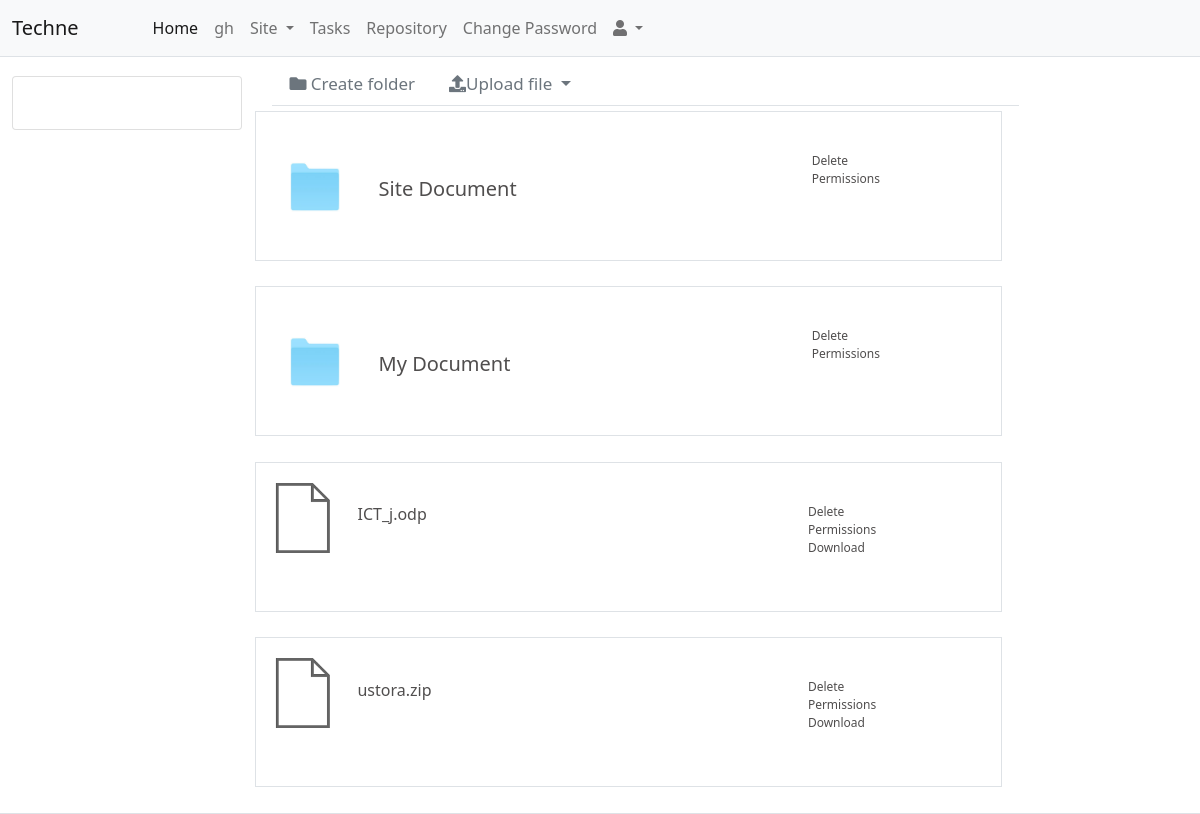
The app's page /mysite/ (signed in) with its own data.
### mainapp/models.py (models this page shows, shortened)
class Folder(models.Model):
    folder_id = models.AutoField(primary_key=True)
    folder_url = models.CharField(max_length=100, unique=True)
    folder_name = models.CharField(max_length=255)
    created_on = models.DateTimeField(auto_now_add=True)
    is_rep = models.BooleanField()
    department = models.ForeignKey(Department, blank=True, null=True, on_delete=models.SET_NULL)
    faculty = models.ForeignKey(Faculty, blank=True, null=True, on_delete=models.SET_NULL)
    created_by = models.ForeignKey(MyUser, null=True, on_delete=models.SET_NULL)
    main_folder = models.ForeignKey('self', blank=True, null=True, on_delete=models.CASCADE)
    site = models.ForeignKey(Site, blank=True, null=True, on_delete=models.CASCADE)
    def __str__(self):
        return str(self.folder_name)
    class Meta:
        ordering = ['-folder_id']

class File(models.Model):
    id = models.AutoField(primary_key=True)
    file_url = models.CharField(max_length=50)
    uploaded_by = models.ForeignKey(MyUser, null=True, on_delete=models.SET_NULL)
    filepath = models.FileField(upload_to='files/')
    uploaded_at = models.DateTimeField(auto_now_add=True)
    department = models.ForeignKey(Department, null=True, blank=True, on_delete=models.SET_NULL,)
    faculty = models.ForeignKey(Faculty,null=True, blank=True, on_delete=models.SET_NULL, )
    is_rep = models.BooleanField()
    folder = models.ForeignKey(Folder,null=True, blank=True, on_delete=models.CASCADE)
    task_name = models.ForeignKey(Task, null=True, blank=True, on_delete=models.CASCADE)
    site = models.ForeignKey(Site, blank=True, null=True, on_delete=models.CASCADE)
    update = models.ForeignKey('self', blank=True, null=True, on_delete=models.CASCADE)
    txtfile = models.TextField(null=True, blank=True)
    class Meta:
        ordering = ['-id']

### mainapp/views.py (the view)
# urls.py: path('mysite/', views.mysite, name='mysite'),
def mysite(request):
    folders = Folder.objects.filter(is_rep=False, created_by=request.user, main_folder=None, department=None, faculty=None)
    files = File.objects.filter(is_rep=False, uploaded_by=request.user, folder=None, department=None, faculty=None, task_name=None)
    create_folder = FolderForm(initial={'created_by':request.user})
    fileform = FileForm(initial={'uploaded_by':request.user})
    context = {
        'create_folder':create_folder, 'folders':folders,
        'form':fileform, 'files':files,
    }
    return render(request, 'page/mysite.html', context)

### mainapp/models.py (called while the page is built)
    def __str__(self):
        return str(self.faculty_name)

    def __str__(self):
        return str(self.dept_name)

    def __str__(self):
        return self.username

    def __str__(self):
        return str(self.site_name)

### mainapp/templates/page/mysite.html (shortened to what this page needs)
{% extends 'base.html' %}
{% block mysite %}
{% load static %}
{% url 'mainapp:mysite' as mysite %}
{% url 'mainapp:open_site' site.site_url  as opensite %}
{% url 'mainapp:department' department.id  as department %}
{% url 'mainapp:faculty' faculty.id  as faculty %}
{% url 'mainapp:folder' folder.folder_url  as folder %}
<div class="row border">
    <div class="sidenav col-4">
        <div class="card" style="width:80%;">
            <div class="card-body" style="padding-top:0%;">
                <a href="#" onclick="goBack()" title="click to go back" style="font-size:16px;">{{facul}}</a>
                <a href="#" onclick="goBack()" title="click to go back" style="font-size:16px;">{{fold}}</a>
                <a href="#" onclick="goBack()" title="click to go back" style="font-size:16px;">{{depart}}</a>
            </div>
        </div>
    </div>
    <div class="main col-lg-8">
        <div class="container" style="margin: 5px;">
            <ul class="nav nav-tabs" id="rep_nav" role="tablist" >
                <li class="" data-bs-toggle="modal" data-bs-target="#exampleModalfolder">
                    <a class="nav-link text-muted" data-toggle="modal" data-target="#folderModal" href="#"><i class="fa fa-folder"></i> Create folder</a>
                </li>
                <li class="nav-item dropdown">
                    <a class="nav-link dropdown-toggle text-muted" href="#" id="navbarDropdown" role="button" data-bs-toggle="dropdown" aria-expanded="false">
                        <i class="fa fa-upload"></i>Upload file
                    </a>
                </li>
            </ul>
        </div>
        <div class="container-fluid">
            {% if request.path == mysite %}
            {% for folder in folders %}
            <div class="row border" style="width:100%; height:150px;padding-left: 15px;">
                <a href="{% url 'mainapp:folder' folder.folder_url%}" class="col-9 row">
                        <div class="col-2 img-div">
                            <img class="img" src="{% static 'images/folder.jpeg' %}" width="50px" height="50px" alt="">
                        </div>
                        <div class="col-8 label-name">
                            <h5 style="margin-left:20px;">{{folder.folder_name}}</h5>
                        </div>
                </a>
                <div class="col-3 link-list-folder">
                    <ul type="none" style="font-size:12px;">
                        <li><a href="">Delete</a></li>
                        <li><a href="">Permissions</a></li>
                    </ul>
                </div>
            </div>
            <br >
            {% endfor %}
           {% for file in files %}
            <div class="row border" id="files" style="border:1px groove gray; width:100%; height:150px;">
                <div class="row col-9">
                    <span class="image col-sm-2" id="id_doc" style="padding-top:20px;">
                        <a href=""><img class="img_doc" src="{% static ''%}" width="70px" height="70px" alt="icon"></a>
                    </span>
                    <span class="filename col-sm-6" id="file_name" style="padding-top:8%;">
                        <h6 style="padding-left:0;"><a href="{% url 'mainapp:docview' file.file_url %}" id="filename"> {{ file.filepath|cut:"files/" }}</a></h6>
                    </span>
                </div>
                <span class="col-3" style="padding: 40px; margin-left: -55px;">
                    <ul type="none" style="font-size:12px;">
                    <li><a href="">Delete</a></li>
                    <li><a href="">Permissions</a></li>
                    <li><a id="downloadfile" href="{{file.filepath.url}}" download="">Download</a></li>
                    </ul>
                </span>
            </div>
            <br />
            {% endfor %}
            {% endif %}
        </div>
    </div>
</div>
{% endblock %}

### static/css/style.css (style rules this page uses)
.sidenav { margin-top: 4%; height: 100%; width: 26%; position: fixed; top: 0; left: 0; background-color:transparent; overflow-x: hidden; padding-top: 20px; }
.sidenav a { padding: 6px 8px 6px 16px; text-decoration: none; font-size: 19px; color: #818181; display: block; border-width: 2px; }
.main { margin-left: 20%; font-size: 17px; padding: 0px 10px; }
a img { margin: auto auto auto auto; }
.img-div { padding: 50px 0; }
.img { display: block; margin-left: auto; margin-right: auto; }
.label-name { padding: 65px 0; margin-right: 0px; }
.link-list-folder { padding: 40px 0px; margin-left: -15px; }

### mainapp/templates/page/mysite.html (style rules this page uses)
a { text-decoration: none; color: rgb(80, 78, 78); }

### records on screen
Folder: folder_name "Site Document"
Folder: folder_name "My Document"
File: filepath "ICT_j.odp"
File: filepath "ustora.zip"
